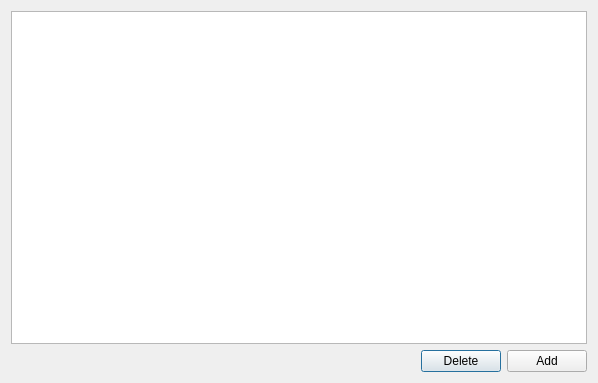
<?xml version="1.0" encoding="UTF-8"?>
<ui version="4.0">
 <class>warningHostDialog</class>
 <widget class="QDialog" name="warningHostDialog">
  <property name="geometry">
   <rect>
    <x>0</x>
    <y>0</y>
    <width>598</width>
    <height>383</height>
   </rect>
  </property>
  <property name="windowTitle">
   <string>Warning Host</string>
  </property>
  <layout class="QVBoxLayout" name="verticalLayout">
   <item>
    <widget class="QTableView" name="tableView">
     <property name="selectionMode">
      <enum>QAbstractItemView::SingleSelection</enum>
     </property>
     <property name="selectionBehavior">
      <enum>QAbstractItemView::SelectRows</enum>
     </property>
    </widget>
   </item>
   <item>
    <layout class="QHBoxLayout" name="horizontalLayout">
     <item>
      <spacer name="horizontalSpacer">
       <property name="orientation">
        <enum>Qt::Horizontal</enum>
       </property>
       <property name="sizeHint" stdset="0">
        <size>
         <width>40</width>
         <height>20</height>
        </size>
       </property>
      </spacer>
     </item>
     <item>
      <widget class="QPushButton" name="deletePushButton">
       <property name="text">
        <string>Delete</string>
       </property>
      </widget>
     </item>
     <item>
      <widget class="QPushButton" name="addPushButton">
       <property name="text">
        <string>Add</string>
       </property>
      </widget>
     </item>
    </layout>
   </item>
  </layout>
 </widget>
 <resources/>
 <connections/>
</ui>
